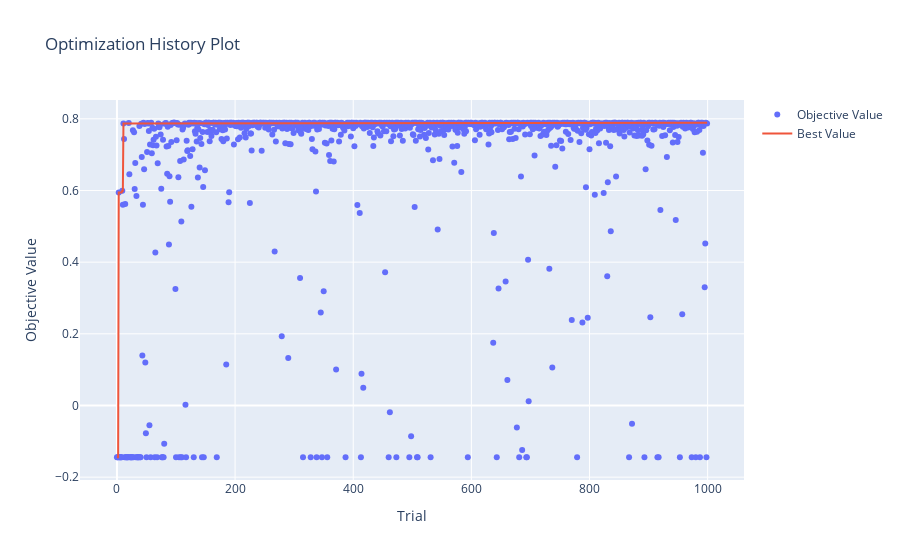

Notebook cell for this chart:
### Code cell
optuna.visualization.plot_optimization_history(study_en)

### Figure 1 — Plotly figure (JSON) as saved in the notebook; plotly's stock layout.template omitted (floating-point values rounded to 4 significant figures; data arrays with more than 128 entries replaced by an {"elided": "..."} marker saying what was removed)
{"data": [{"mode": "markers", "name": "Objective Value", "type": "scatter", "x": {"elided": "1000 int values"}, "y": {"elided": "1000 float values"}}, {"name": "Best Value", "type": "scatter", "x": {"elided": "1000 int values"}, "y": {"elided": "1000 float values"}}], "layout": {"title": {"text": "Optimization History Plot"}, "xaxis": {"title": {"text": "Trial"}}, "yaxis": {"title": {"text": "Objective Value"}}}}
